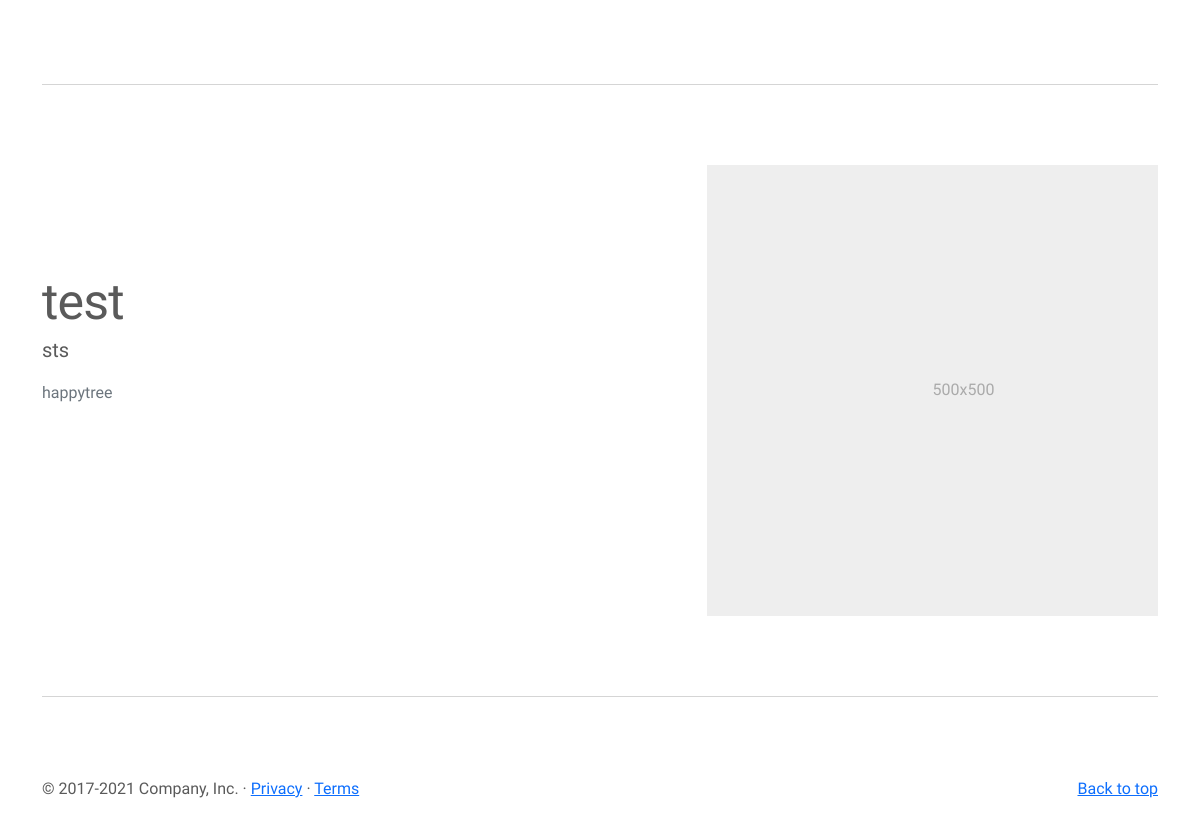
Before: / (lower part) with the older database file.
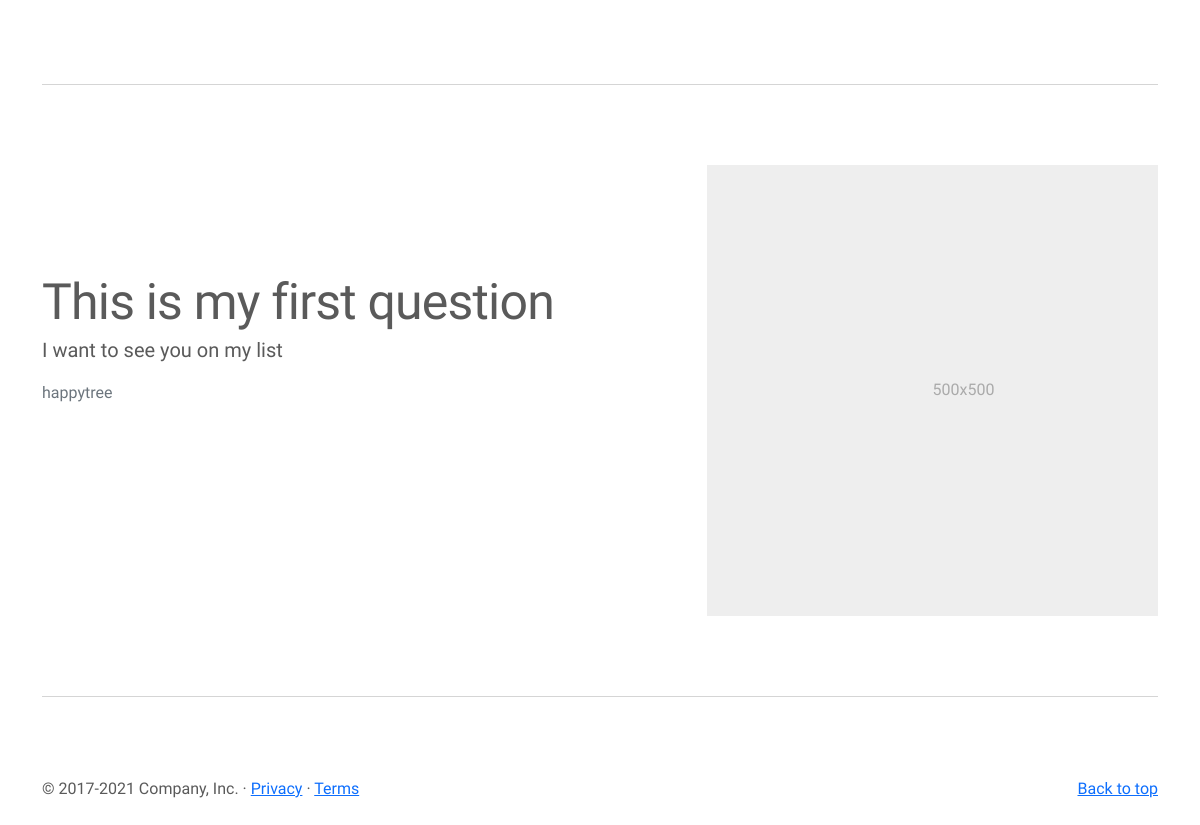
After: the same page with the newer database file.
### questions/models.py (models this page shows, shortened)
class Question(models.Model):
    header = models.CharField(max_length=254)
    detail = models.TextField()
    answer = models.TextField(blank=True)
    image_url = models.URLField(max_length=1024, null=True, blank=True)
    image = models.ImageField(null=True, blank=True)
    image_alt = models.CharField(max_length=254, null=True, blank=True)
    author = models.ForeignKey(User, on_delete=models.CASCADE,
                               related_name="questions")
    created_on = models.DateTimeField(auto_now=True, editable=False)
    updated_on = models.DateTimeField(auto_now=True, editable=False)
    status = models.IntegerField(choices=STATUS_CHOICES, default=0)
    newsletter = models.IntegerField(choices=NEWSLETTER_CHOICES, default=0)
    class Meta:
        ordering = ['-created_on']

### home/views.py (the view)
# urls.py: path('', views.index_view, name='home'),
def index_view(request):
    questions = Question.objects.filter(status=1).order_by('-created_on')
    context = {
        'questions': questions
    }
    return render(request, 'home/index.html', context)

### trolley/contexts.py (called while the page is built, shortened)
def trolley_contents(request):
    trolley_items = []
    total = 0
    tree_count = 0
    trolley = request.session.get('trolley', {})
    if total < settings.FREE_DELIVERY_THRESHOLD:
        delivery = total * Decimal(settings.STANDARD_DELIVERY_PERCENTAGE / 100)
        free_delivery_delta = settings.FREE_DELIVERY_THRESHOLD - total
    else:
        delivery = 0
        free_delivery_delta = 0
    grand_total = delivery + total
    context = {
        'trolley_items': trolley_items,
        'total': total,
        'tree_count': tree_count,
        'delivery': delivery,
        'free_delivery_delta': free_delivery_delta,
        'free_delivery_threshold': settings.FREE_DELIVERY_THRESHOLD,
        'grand_total': grand_total,
    }
    return context

### home/templates/home/index.html (shortened to what this page needs)
{% extends "base.html" %}
{% load static %}
{% block extra_css %}
<link rel="stylesheet" href="{% static 'home/css/bootstrap-carusel.css' %}">
{% endblock %}
{% block content %}
  <main>
    <div class="container marketing">
      <hr class="featurette-divider">
      <div class="row featurette">
        <div class="col-md-7">
          <h2 class="featurette-heading my-heading-font">{{ questions.2.header }} </h2>
          <p class="lead">{{ questions.2.detail }}</p>
          <p><span class="text-muted"> {{ questions.2.author }}</span></p>
        </div>
        <div class="col-md-5">
          {% if questions.2.image %}
          <img src="{{ questions.2.image.url }}" class="img-fluid"
          {% if questions.2.image_alt %}
          alt="{{ questions.2.image_alt }}"
          {% else %}
          alt="{{ questions.2.header }}"
          {% endif %}>
          {% else %}
          <svg class="bd-placeholder-img bd-placeholder-img-lg featurette-image img-fluid mx-auto" width="500" height="500" xmlns="http://www.w3.org/2000/svg" role="img" aria-label="Placeholder: 500x500" preserveAspectRatio="xMidYMid slice" focusable="false"><title>Placeholder</title><rect width="100%" height="100%" fill="#eee"/><text x="50%" y="50%" fill="#aaa" dy=".3em">500x500</text></svg>
          {% endif %}
        </div>
    </div>
      <hr class="featurette-divider">
    </div>
  </main>
{% endblock %}

Changed rows visible on the page:
removed Question: header "test", detail "sts", author.username "happytree"
now on this page (row unchanged): Question: header "This is my first question", detail "I want to see you on my list", author.username "happytree"
